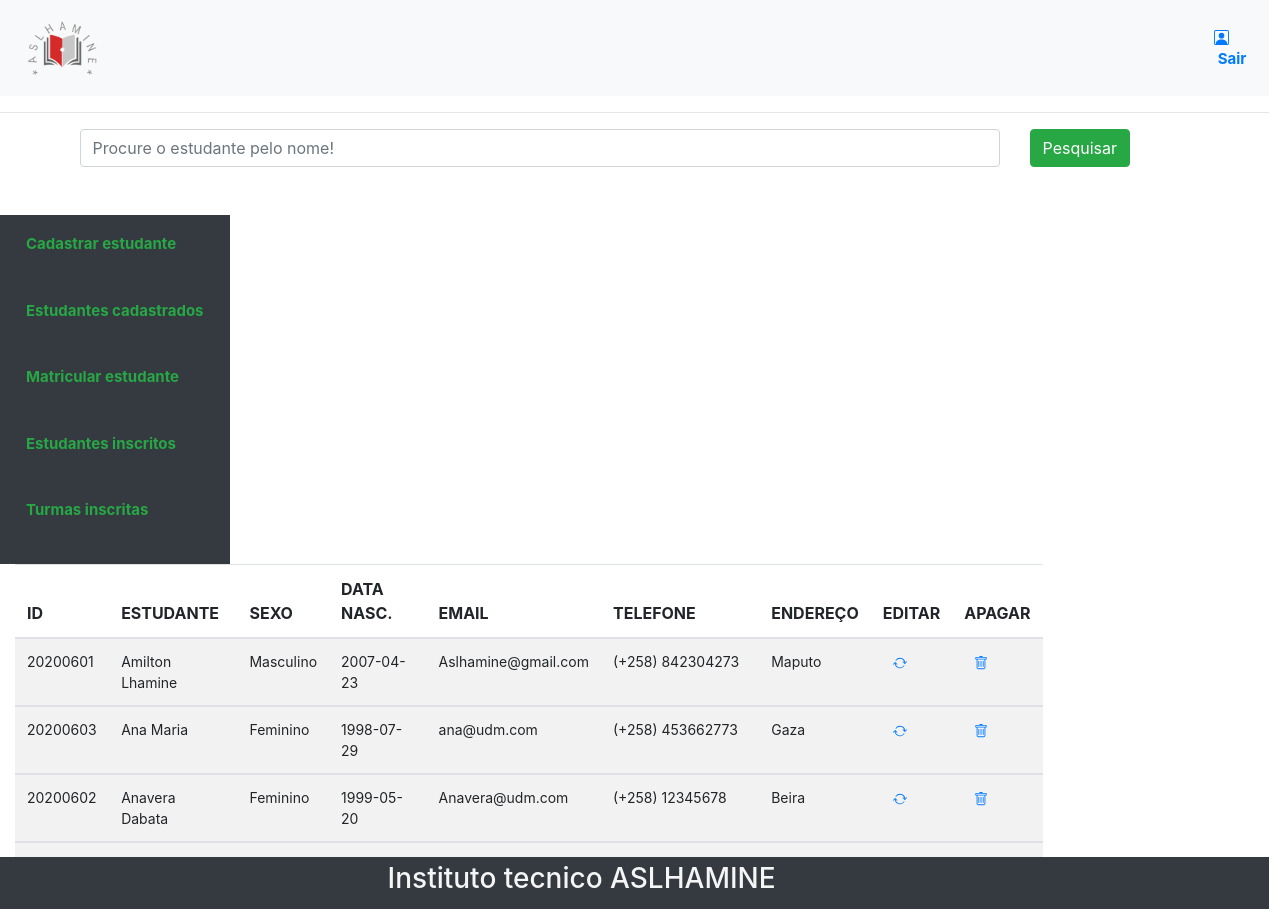
The page /funcionario/estudantes.php on the database its author committed.
### tables this page shows
CREATE TABLE `estudante` (
  `id_estudante` int(10) UNSIGNED NOT NULL,
  `estudante` varchar(255) NOT NULL,
  `sexo` enum('Masculino','Feminino','Outro','','') NOT NULL,
  `data_nascimento` date NOT NULL,
  `email` varchar(255) NOT NULL,
  `telefone` varchar(255) NOT NULL,
  `endereco` varchar(255) NOT NULL
);

### funcionario/estudantes.php (the view, shortened to what this page needs)
<?php
include 'navbar.php'
?>
  <div class="container" >
	<form method="post" action="pesquisa.php">
    <div class="row">
    	<div class="col-lg-10">
        	<input type="text" name="filtro" id="fil" class="form-control" placeholder="Procure o estudante pelo nome!" required autofocus>
    	</div>
    <div class="col-lg-2">
        <button type="submit" class="btn btn-success">Pesquisar</button>
    </div>
    </div>
</form>
</div>
 <br>
<?php
	include '../conexao.php';
	include 'menu_admin.php';
	$stmt = $db->prepare ("select * from estudante order by estudante");
	$stmt->execute();
	$estudantes = $stmt->fetchAll(PDO::FETCH_OBJ);
?>
<div class="col-lg-10" style="width: 100%; height: 345px; overflow-y: scroll;">
<table class="table table-hover table-striped">
	<thead>
		<tr>
			<th>ID</th>
			<th>ESTUDANTE</th>
			<th>SEXO</th>
			<th>DATA NASC.</th>
			<th>EMAIL</th>
			<th>TELEFONE</th>
			<th>ENDEREÇO</th>
			<th>EDITAR</th>
			<th>APAGAR</th>
		</tr>
	</thead>
	<?php
		foreach ($estudantes as $estudante) {
	 ?>
	 <tbody >
	<tr>
		 <td><?=$estudante->id_estudante?></td>
		<td><?=ucwords($estudante->estudante)?></td>
		<td><?=$estudante->sexo?></td>
		<td><?=$estudante->data_nascimento?></td>
		<td><?=$estudante->email?></td>
		<td>(+258)&nbsp;<?=$estudante->telefone?></td>
		<td><?=ucwords($estudante->endereco)?></td>
		<td>
			<a style="margin-right: 10px" href="actualizar.php?id=<?=$estudante->id_estudante?>">
			</a>
		</td>
		<td>
			<a style="margin-right: 10px" href="#" onclick="apagar(<?=$estudante->id_estudante?>)">
			</a>
		</td>
	</tr>
	</tbody>
	<?php
		}
	 ?>
</table>
</div>
</body>
<div class="container-fluid bg-dark" style="position: fixed; bottom: 0;">
    <footer >
        <div class="row">
            <div class="col-lg-11" style="color: whitesmoke; padding: 5px; text-align: center;">
                <h3>Instituto tecnico ASLHAMINE</h3>
            </div>
        </div>
    </footer>
  </div>
</html>

### funcionario/navbar.php (shortened to what this page needs)
<!DOCTYPE html>
<html lang="PT-pt">
<head>
	<link rel="stylesheet" type="text/css" href="../css/bootstrap.min.css">
</head>
<body>
  <header>
		<nav class="navbar navbar-expand-sm bg-light navbar-info">
 			 <a class="navbar-brand" href="../estudante/index.html"><img src="../imagens/logo.png" alt="logotipo" height="60px"></a>
 				<ul class="navbar-nav" style="margin-left:1080px;">
                	<li class="nav-item"><a class="nav-link" href="logout.php">&nbsp;Sair</a></li>
  				</ul>
		</nav>
  </header>
<hr>

### funcionario/menu_admin.php (shortened to what this page needs)
<link rel="stylesheet" type="text/css" href="../css/bootstrap.min.css">
<br>
<div class="container-fluid">
<div class="row">
	<div class="col-lg-2.5">
		<nav class="navbar bg-dark" >
			<ul class="navbar-nav ">
				<a href="adicionar.php"><li class="nav-item text-success">Cadastrar estudante</li></a><br>
				<a href="estudantes.php"><li class="nav-item text-success">Estudantes cadastrados</li></a><br>
				<a href="matricula.php"><li class="nav-item text-success">Matricular estudante</li></a><br>
				<a href="inscritos.php"><li class="nav-item text-success">Estudantes inscritos</li></a><br>
				<a href="turmas.php"><li class="nav-item text-success">Turmas inscritas</li></a><br>
			</ul>
		</nav>
	</div>

### funcionario/estudantes.php (style rules this page uses)
td { font-size: 14px; }

### funcionario/menu_admin.php (style rules this page uses)
form { font-size: 20px; }
.nav-item { font-size: 15px; font-weight: bold; }
a { text-decoration: none; padding: 5px; margin: 5px; }

### rows shown on the page
estudante: id_estudante "20200601", estudante "Amilton Lhamine", sexo "Masculino", data_nascimento "2007-04-23", email "Aslhamine@gmail.com", telefone "842304273", endereco "Maputo"
estudante: id_estudante "20200603", estudante "Ana Maria", sexo "Feminino", data_nascimento "1998-07-29", email "ana@udm.com", telefone "453662773", endereco "Gaza"
estudante: id_estudante "20200602", estudante "Anavera Dabata", sexo "Feminino", data_nascimento "1999-05-20", email "Anavera@udm.com", telefone "12345678", endereco "Beira"
